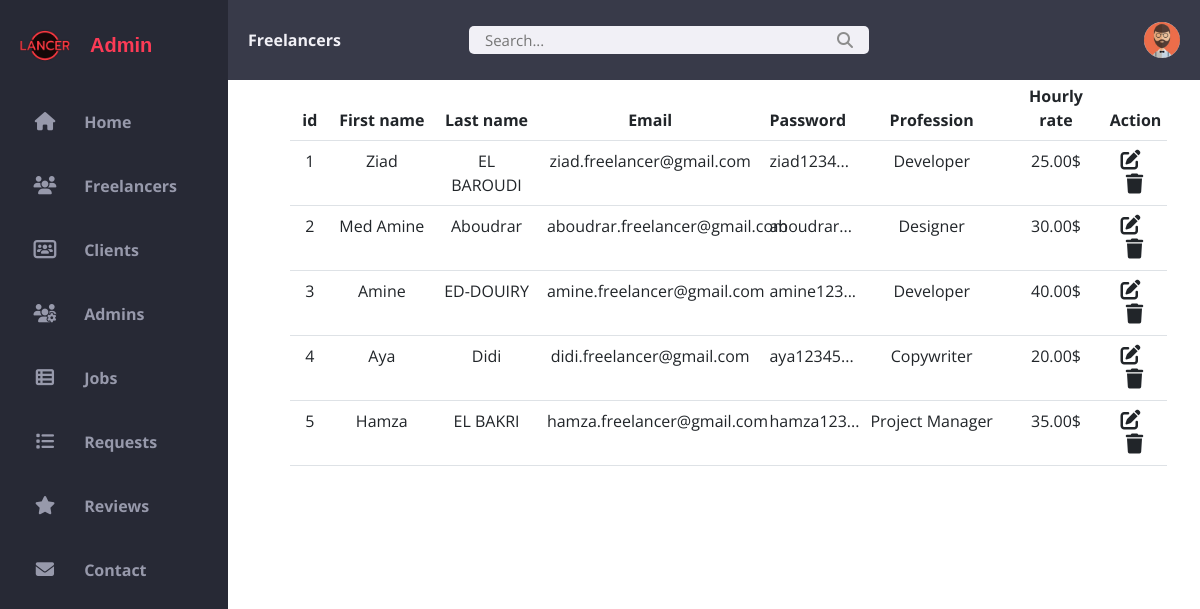
Screenshot of /admin/freelancers.php with the database file from the repository.
### tables this page shows
CREATE TABLE `freelancer` (
  `id_freelancer` int(255) NOT NULL,
  `first_name_free` varchar(255) NOT NULL,
  `last_name_free` varchar(255) NOT NULL,
  `email_freelancer` varchar(255) NOT NULL,
  `password_freelancer` varchar(255) NOT NULL,
  `profession` varchar(255) NOT NULL,
  `hourly_rate` decimal(10,2) NOT NULL,
  `profile_views` int(11) NOT NULL DEFAULT 0,
  `skills` varchar(255) NOT NULL,
  `languages` varchar(255) NOT NULL,
  `description_free` text NOT NULL,
  `experiences` text NOT NULL,
  `joined` timestamp NOT NULL DEFAULT current_timestamp(),
  `statut` int(11) NOT NULL DEFAULT 0,
  `exentation` varchar(22) NOT NULL
);

### admin/freelancers.php (the view, shortened to what this page needs)
<?php
    @include '../login/config.php';
    $id_admin = $_SESSION['admin_id'];
    $sql="SELECT * FROM admin WHERE id_admin = '$id_admin'  ";
    $req = mysqli_query($conn , $sql) ;
    $num_ligne = mysqli_fetch_assoc($req);
?>
<!DOCTYPE html>
<html lang="en">
  <head>
    <link rel="stylesheet" href="CSS/style.css" />
    <link rel="stylesheet" href="https://cdnjs.cloudflare.com/ajax/libs/font-awesome/6.1.2/css/all.min.css">
    <link href="https://cdn.jsdelivr.net/npm/bootstrap@5.3.0-alpha1/dist/css/bootstrap.min.css" rel="stylesheet">
</head>
<body>
    <div class="grid-container">
        <section>
            <nav>
                <a href="freelancers.php" class="name_page">Freelancers</a>
                <form action="#" method="get">
                    <div class="form-group">
                        <input type="text" name="search_box" placeholder="Search..." autocomplete="off">
                        <button type="submit" class="fa-solid fa-magnifying-glass icon" style="border: none; background: transparent;"></button>
                    </div>
                </form>
                <div class="profile">
                    <?php
                            if($num_ligne['statut']==0)  {
                                echo '<img class="profile-pic" src="photoadmin/default.jpg">' ;
                            }
                            else{
                                $ex=$num_ligne['exentation'];
                                $namf=$id_admin.'.'.$ex;
                                echo ' <img class="profile-pic" src="photoadmin/'.$namf.'">';
                            }
                    ?>
                </div>
            </nav>
        </section>
        <aside id="sidebar">
            <div class="sidebar-title">
                <div class="sidebar-brand">
                    <img src="img/logo.png" class="logo-title">
                    <span class="material-icons-outlined">Admin</span>
                </div>
            </div>
            <ul class="sidebar-list">
                <li>
                    <a href="home.php">
                        <i class="fa-solid fa-house"></i>
                        <span class="material-icons-outlined">Home</span>
                    </a>
                </li>
                <li>
                    <a href="freelancers.php">
                        <i class="fas fa-users"></i>
                        <span class="material-icons-outlined">Freelancers</span>
                    </a>
                </li>
                <li>
                    <a href="clients.php">
                        <i class="fas fa-light fa-users-rectangle"></i>
                        <span class="material-icons-outlined">Clients</span>
                    </a>
                </li>
                <li>
                    <a href="admins.php">
                        <i class="fa-solid fa-users-gear"></i>
                        <span class="material-icons-outlined">Admins</span>
                    </a>
                </li>
                <li>
                    <a href="jobs.php">
                        <i class="fa-solid fa-table-list"></i>
                        <span class="material-icons-outlined">Jobs</span>
                    </a>
                </li>
                <li>
                    <a href="requests.php">
                        <i class="fa-solid fa-list"></i>
                        <span class="material-icons-outlined">Requests</span>
                    </a>
                </li>
                <li>
                    <a href="reviews.php">
                        <i class="fa-solid fa-star"></i>
                        <span class="material-icons-outlined">Reviews</span>
                    </a>
                </li>
                <li>
                    <a href="contact-us.php">
                        <i class="fas fa-envelope"></i>
                        <span class="material-icons-outlined">Contact</span>
                    </a>
                </li>
            </ul>
        </aside>
        <section>
            <table class="table table-hover text-center" style="margin-left: 15px; width: 310%; table-layout: fixed;">
                <colgroup>
                    <col style="width: 3%">
                    <col style="width: 8%">
                    <col style="width: 8%">
                    <col style="width: 17%">
                    <col style="width: 7%">
                    <col style="width: 12%">
                    <col style="width: 7%">
                    <col style="width: 5%">
                </colgroup>
                <thead style="background-color: #dadfe4;">
                    <tr>
                        <th scope="col">id</th>
                        <th scope="col">First name</th>
                        <th scope="col">Last name</th>
                        <th scope="col">Email</th>
                        <th scope="col">Password</th>
                        <th scope="col">Profession</th>
                        <th scope="col">Hourly rate</th>
                        <th scope="col">Action</th>
                    </tr>
                </thead>
                <tbody>
                    <?php
                        if(isset($_GET['search_box'])) {
                            $search_query = mysqli_real_escape_string($conn, $_GET['search_box']);
                            $sql1 = "SELECT * FROM freelancer WHERE CONCAT(first_name_free, ' ', last_name_free) LIKE '%$search_query%' OR id_freelancer LIKE '%$search_query%'";
                        } else {
                            $sql1 = "SELECT * FROM freelancer";
                        }
                        $result1 = mysqli_query($conn, $sql1);
                        while($row = mysqli_fetch_assoc($result1)){
                            ?>
                                <tr>
                                    <td><?php echo $row['id_freelancer'] ?></td>
                                    <td><?php echo $row['first_name_free'] ?></td>
                                    <td><?php echo $row['last_name_free'] ?></td>
                                    <td><?php echo $row['email_freelancer'] ?></td>
                                    <td><?php echo substr($row['password_freelancer'], 0, 10) . '...' ?></td>
                                    <td><?php echo $row['profession'] ?></td>
                                    <td><?php echo $row['hourly_rate'] ?>$</td>
                                    <td>
                                        <a href="edit-freelancer.php?idad=<?php echo $row['id_freelancer']; ?>" class="link-dark"><i class="fa-solid fa-pen-to-square fs-5 me-2"></i></a>
                                        <a href="?delete_id=<?php echo $row['id_freelancer']; ?>" class="link-dark"><i class="fa-solid fa-trash fs-5"></i></a>
                                    </td>
                                </tr>
                            <?php
                        }
                    ?>
                </tbody>
            </table>
        </section>
    </div>
</body>
</html>

### admin/CSS/style.css (style rules this page uses)
* { font-family: 'Open Sans', sans-serif; margin: 0; padding: 0; box-sizing: border-box; }
:root { --grey: #F1F0F6; --dark-grey: #8D8D8D; --light: #fff; --dark: #000; --green: #81D43A; --light-green: #E3FFCB; --blue: #1775F1; --light-blue: #D0E4FF; --dark-blue: #0C5FCD; --red: #FC3B56; --primary-color: #272935; }
body { margin: 0; padding: 0; box-sizing: border-box; background-color: white; color: #666666; font-family: "Montserrat", sans-serif; overflow-x: hidden; }
a { text-decoration: none; }
li { list-style: none; }
section { padding: 4.7rem; margin: 1px -60px; max-width: 1200px; }
.grid-container { width: 100%; display: grid; grid-template-columns: 260px 1fr 1fr 1fr; grid-template-rows: 0.2fr 3fr; grid-template-areas: "sidebar header header header" "sidebar main main main"; height: 100vh; }
nav { background: #383a49; height: 10%; width: 81%; padding: 0 20px; display: flex; align-items: center; grid-gap: 28px; position: fixed; top: 0; right: 0; z-index: 999; justify-content: space-between; }
nav .name_page { text-decoration: none; font-weight: bolder; margin-right: 100px; color: var(--grey); }
nav form { max-width: 400px; width: 100%; margin-right: auto; }
nav .form-group { position: relative; }
nav .form-group input { width: 100%; background: var(--grey); border-radius: 5px; border: none; outline: none; padding: 3px 36px 3px 16px; transition: all .3s ease; font-size: 15px; }
nav .form-group .icon { position: absolute; top: 50%; transform: translateY(-50%); right: 16px; color: var(--dark-grey); cursor: pointer; }
nav .profile { position: relative; margin-left: auto; }
nav .profile img { width: 36px; height: 36px; border-radius: 50%; object-fit: cover; cursor: pointer; }
#sidebar { grid-area: sidebar; height: 100%; width: 19%; background-color: #272935; color: #9799ab; overflow-y: auto; transition: all 0.5s; -webkit-transition: all 0.5s; position: fixed; }
.sidebar-title { display: flex; justify-content: space-between; align-items: center; padding: 20px; margin-bottom: 25px; }
.sidebar-brand img { height: 50px; margin-right: 10px; }
.sidebar-brand span { margin-left: 10px; font-weight: bold; font-family: 'Franklin Gothic Medium', 'Arial Narrow', Arial, sans-serif; color: var(--red); font-size: 20px; }
.sidebar-brand { display: flex; align-items: center; font-size: 20px; font-weight: 700; }
.sidebar-list { padding: 0; margin-top: -25px; list-style-type: none; }
.sidebar-list li { padding: 20px 20px 20px 20px; }
.sidebar-list li a { text-decoration: none; color: #9799ab; display: block; }
.sidebar-list li a i { position: relative; width: 50px; font-size: 18.3px; text-align: center; }
.sidebar-list li a span { color: #9799ab; position: relative; margin-left: 10px; font-weight: bold; }

### rows the page displays
freelancer: id_freelancer "1", first_name_free "Ziad", last_name_free "EL BAROUDI", email_freelancer "ziad.freelancer@gmail.com", password_freelancer "ziad1234", profession "Developer", hourly_rate "25.00"
freelancer: id_freelancer "2", first_name_free "Med Amine", last_name_free "Aboudrar", email_freelancer "aboudrar.freelancer@gmail.com", password_freelancer "aboudrar", profession "Designer", hourly_rate "30.00"
freelancer: id_freelancer "3", first_name_free "Amine", last_name_free "ED-DOUIRY", email_freelancer "amine.freelancer@gmail.com", password_freelancer "amine123", profession "Developer", hourly_rate "40.00"
freelancer: id_freelancer "4", first_name_free "Aya", last_name_free "Didi", email_freelancer "didi.freelancer@gmail.com", password_freelancer "aya12345", profession "Copywriter", hourly_rate "20.00"
freelancer: id_freelancer "5", first_name_free "Hamza", last_name_free "EL BAKRI", email_freelancer "hamza.freelancer@gmail.com", password_freelancer "hamza123", profession "Project Manager", hourly_rate "35.00"
